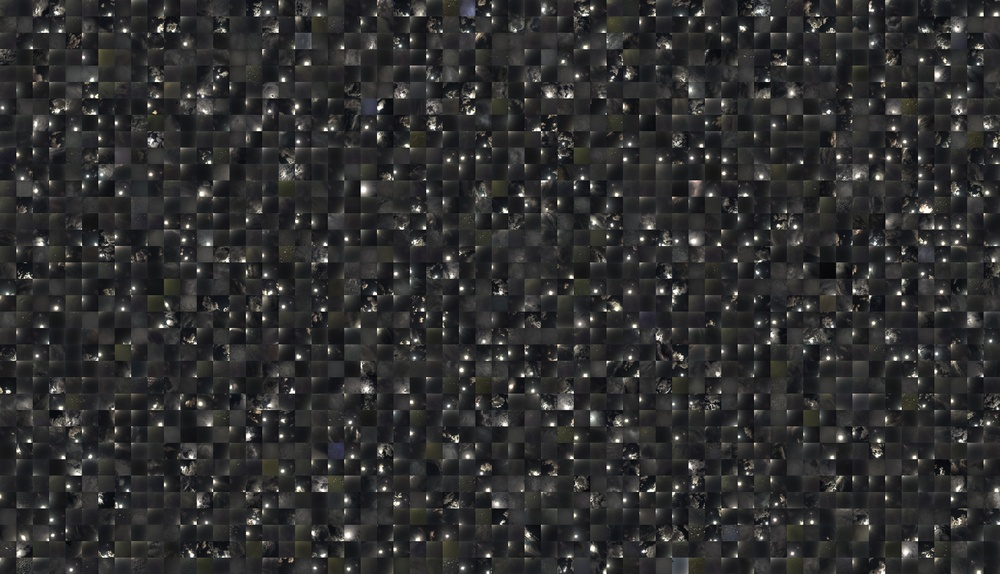
#> input picture ASC_Benchmark/asc_ai_v1_training_data_wall.jpg, 1000 x 574 px, shrunk from 4392 x 2520 before the run, given in place of Milky_Way.jpg, which was not available
$ python polish_milky_way.py
#> lines starting #> are read from the running program, lines starting #| are printed output that depends on the picture; after the words box and inside, x2 and y2 are one past the last pixel; in counts of white or black regions, pixels touching at a corner belong together; pictures that were not available may be replaced by others from this repository, and a replacement may not be noted
#> in main, bgr is the input picture: shape (574, 1000, 3); mean B, G, R 46.8, 47.1, 47.1
#| input Milky_Way.jpg (574, 1000, 3)
#!/usr/bin/env python3
"""
Polish Milky_Way into a presentation master:
  auto-crop → ABE → elongated-star rebuild → sky denoise → gentle finish
"""

from __future__ import annotations

import argparse
from pathlib import Path

import cv2
import numpy as np


def auto_crop(bgr: np.ndarray, margin: int = 24, cov: float = 0.96) -> np.ndarray:
#> called with margin = 28, cov = 0.965
    g = cv2.cvtColor(bgr, cv2.COLOR_BGR2GRAY)
    mask = (g > 14).astype(np.uint8) * 255
#> mask: shape (574, 1000); 99.6% white; black in thin lines or dots
    k = cv2.getStructuringElement(cv2.MORPH_ELLIPSE, (15, 15))
    mask = cv2.morphologyEx(mask, cv2.MORPH_OPEN, k)
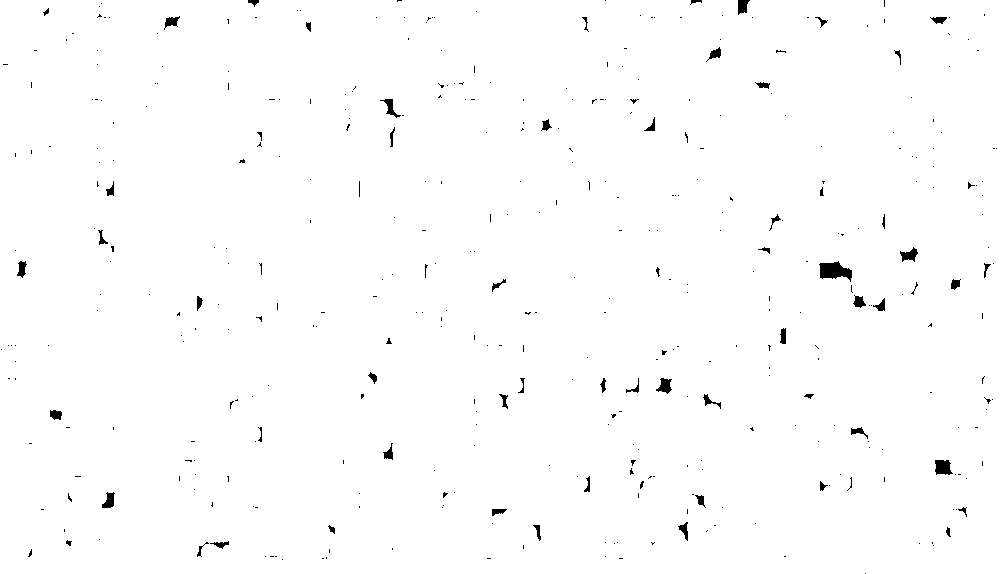
#> mask: shape (574, 1000); 99.1% white; 406 black regions (345 under 20 px), largest, box (x1, y1, x2, y2) and area: (819, 261, 852, 282) 425, (935, 460, 953, 475) 211, (656, 378, 672, 394) 150
    mask = cv2.morphologyEx(mask, cv2.MORPH_CLOSE, cv2.getStructuringElement(cv2.MORPH_ELLIPSE, (31, 31)))
#> mask: shape (574, 1000); every value is 255
    row_cov = mask.mean(axis=1) / 255.0
#> row_cov = 574 values from 1 to 1
    col_cov = mask.mean(axis=0) / 255.0
#> col_cov = 1000 values from 1 to 1
    good_rows = np.where(row_cov > cov)[0]
#> good_rows = 574 values from 0 to 573
    good_cols = np.where(col_cov > cov)[0]
#> good_cols = 1000 values from 0 to 999
    if len(good_rows) < 80 or len(good_cols) < 80:
        ys, xs = np.where(mask > 0)
        y0, y1 = int(ys.min()), int(ys.max())
        x0, x1 = int(xs.min()), int(xs.max())
    else:
        y0, y1 = int(good_rows.min()), int(good_rows.max())
#> y0 = 0; y1 = 573
        x0, x1 = int(good_cols.min()), int(good_cols.max())
#> x0 = 0; x1 = 999
    y0 += margin
#> y0 = 28
    x0 += margin
#> x0 = 28
    y1 -= margin
#> y1 = 545
    x1 -= margin
#> x1 = 971
    if y1 - y0 < 200 or x1 - x0 < 200:
        return bgr
    return bgr[y0:y1, x0:x1].copy()
#|   -> (517, 943, 3)


def star_mask(gray: np.ndarray) -> np.ndarray:
    g = gray.astype(np.float32)
#> g: shape (517, 943) float32
    blur = cv2.GaussianBlur(g, (0, 0), 1.6)
    thr = max(float(np.percentile(g, 97.0)), float(np.median(g) + 12))
#> thr = 113
    peaks = (g > blur + 5.0) & (g > thr)
#> peaks: shape (517, 943) bool; 2.7% white in thin lines or dots
    m = peaks.astype(np.uint8) * 255
#> m: shape (517, 943); 2.7% white in thin lines or dots
    m = cv2.dilate(m, cv2.getStructuringElement(cv2.MORPH_ELLIPSE, (5, 5)), 1)
#> m: shape (517, 943); 10.9% white; 791 white regions (66 under 20 px), largest, box (x1, y1, x2, y2) and area: (528, 357, 548, 384) 366, (396, 71, 416, 104) 356, (433, 55, 452, 89) 329
#|   star mask 10.95%
    return m


def extract_background(bgr: np.ndarray, stars: np.ndarray) -> np.ndarray:
    filled = cv2.inpaint(bgr, stars, 6, cv2.INPAINT_TELEA)
    # multi-scale haze / cast
    bg = cv2.GaussianBlur(filled, (0, 0), 35)
    bg = 0.55 * bg + 0.45 * cv2.GaussianBlur(filled, (0, 0), 80)
    return bg.astype(np.float32)


def subtract_background(bgr: np.ndarray, bg: np.ndarray, strength: float = 0.96) -> np.ndarray:
#> called with strength = 0.95
    img = bgr.astype(np.float32)
    gbg = cv2.cvtColor(np.clip(bg, 0, 255).astype(np.uint8), cv2.COLOR_BGR2GRAY).astype(np.float32)
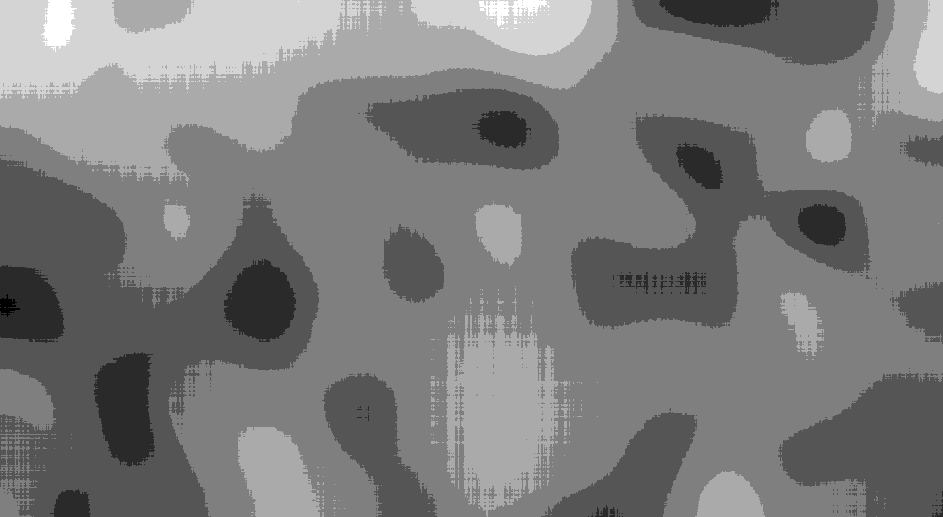
#> gbg: shape (517, 943) float32; min 39, max 45, mean 41.9; drawn with min black and max white
    pedestal = float(np.percentile(gbg, 8))
#> pedestal = 41
    out = img - strength * (bg - pedestal)
    # channel balance: push darkest sky toward neutral
    sky = out.reshape(-1, 3)
    # sample dark pixels
    lum = out.mean(axis=2)
    dark = lum < np.percentile(lum, 40)
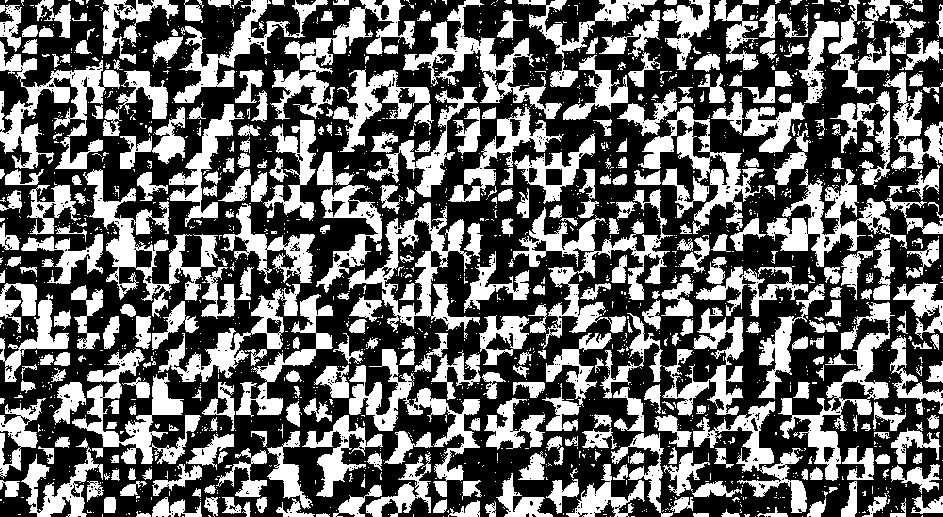
#> dark: shape (517, 943) bool; 40% white; 1820 white regions (1435 under 20 px), largest, box (x1, y1, x2, y2) and area: (513, 189, 673, 349) 5585, (0, 41, 120, 169) 5056, (83, 169, 218, 317) 4904
    if dark.sum() > 500:
        med = np.median(out[dark], axis=0)
#> med = [30.05, 28.57, 28.15]
        target = float(np.median(med))
#> target = 28.57
        out = out - (med - target)[None, None, :] * 0.85
    return np.clip(out, 0, 255)


def _gaussian_patch(h: int, w: int, cy: float, cx: float, sy: float, sx: float, amp: float) -> np.ndarray:
    yy, xx = np.mgrid[0:h, 0:w]
    g = np.exp(-0.5 * (((yy - cy) / max(sy, 0.4)) ** 2 + ((xx - cx) / max(sx, 0.4)) ** 2))
    return (amp * g).astype(np.float32)


def rebuild_elongated_stars(bgr: np.ndarray, min_area: int = 4, aspect_cut: float = 1.35) -> np.ndarray:
    """Replace elongated bright blobs with round Gaussians of similar flux."""
#> called with min_area = 4, aspect_cut = 1.35
    g = cv2.cvtColor(bgr, cv2.COLOR_BGR2GRAY).astype(np.float32)
    blur = cv2.GaussianBlur(g, (0, 0), 1.4)
    residual = g - blur
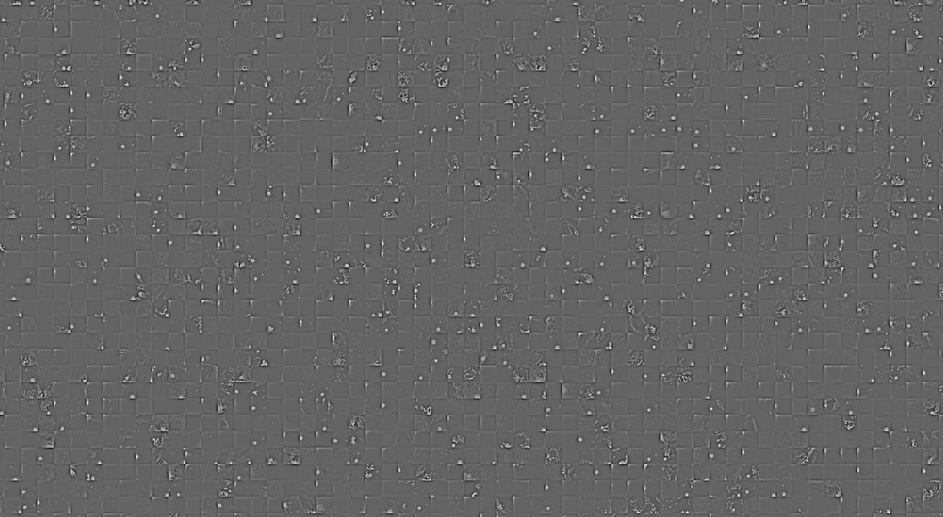
#> residual: shape (517, 943) float32; min -99.86, max 154, mean 0; drawn with min black and max white
    thr = max(4.0, float(np.percentile(residual, 99.2)))
#> thr = 59.4
    mask = (residual > thr).astype(np.uint8) * 255
#> mask: shape (517, 943); 0.8% white in thin lines or dots
    mask = cv2.morphologyEx(mask, cv2.MORPH_OPEN, np.ones((2, 2), np.uint8))
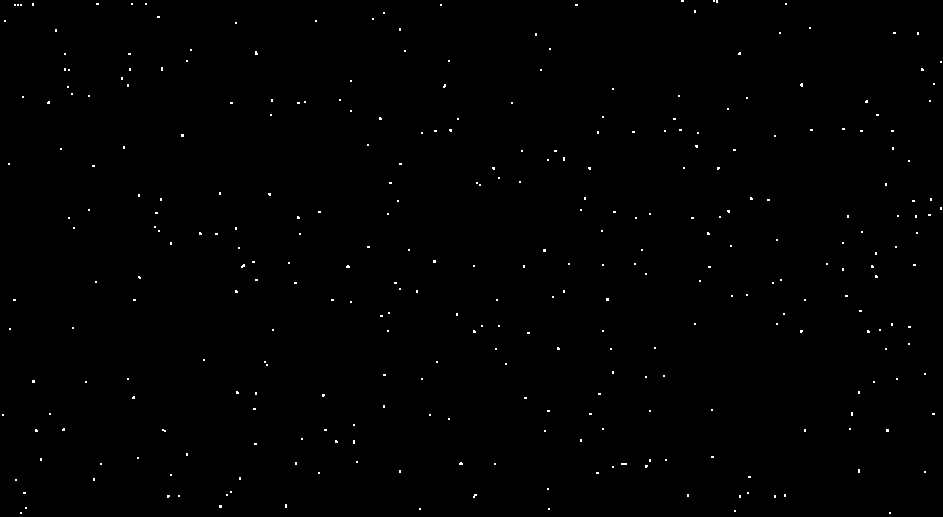
#> mask: shape (517, 943); 0.36% white in thin lines or dots
    n, labels, stats, cents = cv2.connectedComponentsWithStats(mask, connectivity=8)
#> labels: shape (517, 943) int32; 323 distinct labels, from 0 to 322
#> n = 323; stats = 323 rows, first 6: [0, 0, 943, 517, 485787], [681, 0, 3, 2, 6], [713, 0, 2, 2, 4], [716, 0, 2, 3, 6], [32, 3, 2, 3, 6], [96, 3, 3, 2, 6]; cents = 323 pairs, first value 2.5 to 940.5, second value 0.5 to 512.5
    out = bgr.astype(np.float32)
    fixed = 0
    for i in range(1, n):
        area = int(stats[i, cv2.CC_STAT_AREA])
        if area < min_area or area > 180:
            continue
        x = int(stats[i, cv2.CC_STAT_LEFT])
        y = int(stats[i, cv2.CC_STAT_TOP])
        w = int(stats[i, cv2.CC_STAT_WIDTH])
        h = int(stats[i, cv2.CC_STAT_HEIGHT])
        # pad ROI
        pad = 4
        x0 = max(0, x - pad)
        y0 = max(0, y - pad)
        x1 = min(out.shape[1], x + w + pad)
        y1 = min(out.shape[0], y + h + pad)
        roi_lab = labels[y0:y1, x0:x1] == i
        if roi_lab.sum() < min_area:
            continue
        ys, xs = np.where(roi_lab)
        cy = float(ys.mean())
        cx = float(xs.mean())
        # covariance for elongation
        yy = ys - cy
        xx = xs - cx
        cov_xx = float((xx * xx).mean()) + 1e-3
        cov_yy = float((yy * yy).mean()) + 1e-3
        cov_xy = float((xx * yy).mean())
        # eigenvalues
        tr = cov_xx + cov_yy
        det = cov_xx * cov_yy - cov_xy * cov_xy
        tmp = np.sqrt(max(tr * tr / 4 - det, 0.0))
        l1 = tr / 2 + tmp
        l2 = tr / 2 - tmp
        aspect = np.sqrt(max(l1, 1e-6) / max(l2, 1e-6))
        if aspect < aspect_cut and max(w, h) <= 6:
            continue  # already round-ish small star
        # flux / color from original residual peaks
        roi = out[y0:y1, x0:x1]
        g_roi = g[y0:y1, x0:x1]
        local_bg = float(np.median(g_roi[~roi_lab])) if (~roi_lab).any() else float(np.median(g_roi))
        peak = float(g_roi[roi_lab].max() - local_bg)
        if peak < 3:
            continue
        # remove old blob by inpainting-like fill with local background color
        bg_color = np.median(roi[~roi_lab].reshape(-1, 3), axis=0) if (~roi_lab).any() else np.median(roi.reshape(-1, 3), axis=0)
        # expand removal a bit for streaks
        rem = cv2.dilate(roi_lab.astype(np.uint8), cv2.getStructuringElement(cv2.MORPH_ELLIPSE, (3, 3)), 1).astype(bool)
        for c in range(3):
            ch = roi[:, :, c]
            ch[rem] = bg_color[c]
            roi[:, :, c] = ch
        # round sigma from geometric mean of ellipse axes
        sig = float(np.sqrt(np.sqrt(max(l1, 0.2) * max(l2, 0.2))))
        sig = float(np.clip(sig * 0.85, 0.55, 2.8))
        # color amp from original peak pixels
        peak_pix = roi_lab & (g_roi >= np.percentile(g_roi[roi_lab], 70))
        if peak_pix.any():
            amp_bgr = np.percentile(bgr[y0:y1, x0:x1][peak_pix], 90, axis=0).astype(np.float32) - bg_color
        else:
            amp_bgr = np.array([peak, peak, peak], dtype=np.float32)
        amp_bgr = np.clip(amp_bgr, 0, 255)
        patch = _gaussian_patch(y1 - y0, x1 - x0, cy, cx, sig, sig, 1.0)
        for c in range(3):
            roi[:, :, c] = np.clip(roi[:, :, c] + patch * amp_bgr[c], 0, 255)
        out[y0:y1, x0:x1] = roi
        fixed += 1
#> this loop made 322 passes
#> (area, x, y, w, h, x0, y0, x1) on passes 1, 3, 4, 5, 13, 14, 16, 22, 23, 24: (6, 681, 0, 3, 2, 677, 0, 688), (6, 716, 0, 2, 3, 712, 0, 722), (6, 32, 3, 2, 3, 28, 0, 38), (6, 96, 3, 3, 2, 92, 0, 103), (6, 575, 4, 3, 2, 571, 0, 582), (6, 694, 10, 2, 3, 690, 6, 700), (6, 157, 16, 3, 2, 153, 12, 164), (6, 55, 29, 2, 3, 51, 25, 61), (6, 399, 28, 2, 3, 395, 24, 405), (6, 535, 33, 2, 3, 531, 29, 541)
#> (area, x, y, w, h, x0, y0, x1) on passes 2, 6, 7, 8, 9, 10: (4, 713, 0, 2, 2, 709, 0, 719), (4, 131, 3, 2, 2, 127, 0, 137), (4, 145, 3, 2, 2, 141, 0, 151), (4, 785, 3, 2, 2, 781, 0, 791), (4, 14, 4, 2, 2, 10, 0, 20), (4, 17, 4, 2, 2, 13, 0, 23)
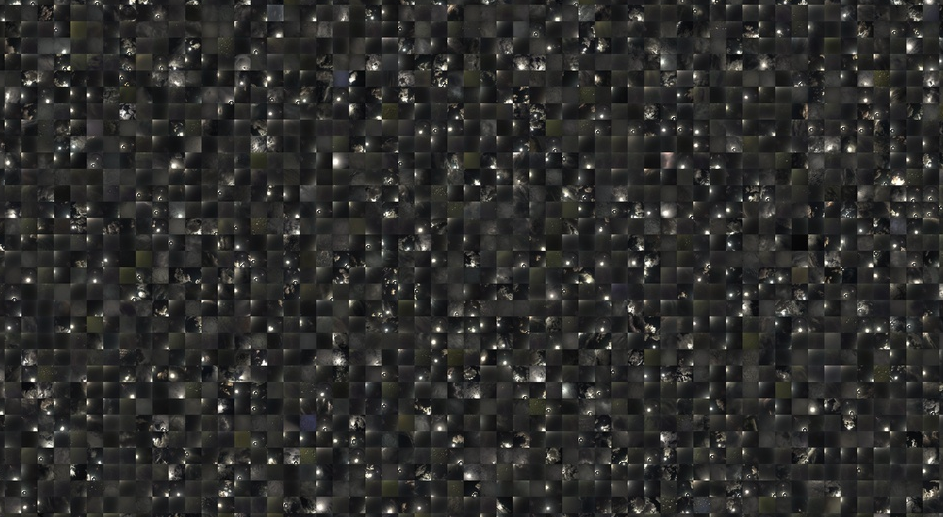
#> out: shape (517, 943, 3) float32; mean B, G, R 43.5, 45.4, 45.5
    print(f"  rebuilt {fixed} elongated stars", flush=True)
#|   rebuilt 124 elongated stars
    return np.clip(out, 0, 255).astype(np.uint8)
#> in star_mask (call 2), `peaks = (g > blur + 5.0) & (g > thr)`: peaks: shape (517, 943) bool; 2.7% white in thin lines or dots
#> in star_mask (call 2), `m = peaks.astype(np.uint8) * 255`: m: shape (517, 943); 2.7% white in thin lines or dots
#> in star_mask (call 2), `m = cv2.dilate(m, cv2.getStructuringElement(cv2.MORPH_ELLIPSE, (5, 5))..`: m: shape (517, 943); 11.5% white; 813 white regions (78 under 20 px), largest, box (x1, y1, x2, y2) and area: (528, 357, 548, 384) 372, (396, 71, 416, 105) 360, (433, 55, 452, 89) 337


def denoise_sky(bgr: np.ndarray, stars: np.ndarray) -> np.ndarray:
    den = cv2.fastNlMeansDenoisingColored(bgr, None, 8, 8, 7, 21)
    den = cv2.bilateralFilter(den, 9, 35, 9)
    # extra low-frequency blotch smooth on non-star areas
    soft = cv2.GaussianBlur(den, (0, 0), 2.2)
    star_w = cv2.GaussianBlur(stars, (0, 0), 2.0).astype(np.float32) / 255.0
    star_w = np.clip(star_w * 1.4, 0, 1)[..., None]
#> star_w: shape (517, 943, 1) float32
    # protect MW structure a bit: keep midtones less smoothed
    g = cv2.cvtColor(bgr, cv2.COLOR_BGR2GRAY).astype(np.float32)
    mw = (g > np.percentile(g, 55)).astype(np.float32)
#> mw: shape (517, 943) float32; values 0 (black) and 1 (white), 45% white; 1358 white regions (1098 under 20 px), largest, box (x1, y1, x2, y2) and area: (0, 0, 660, 517) 65304, (103, 0, 366, 284) 13104, (708, 23, 939, 234) 11114
    mw = cv2.GaussianBlur(mw, (0, 0), 6)[..., None]
#> mw: shape (517, 943, 1) float32
    protect = np.clip(star_w + 0.45 * mw, 0, 1)
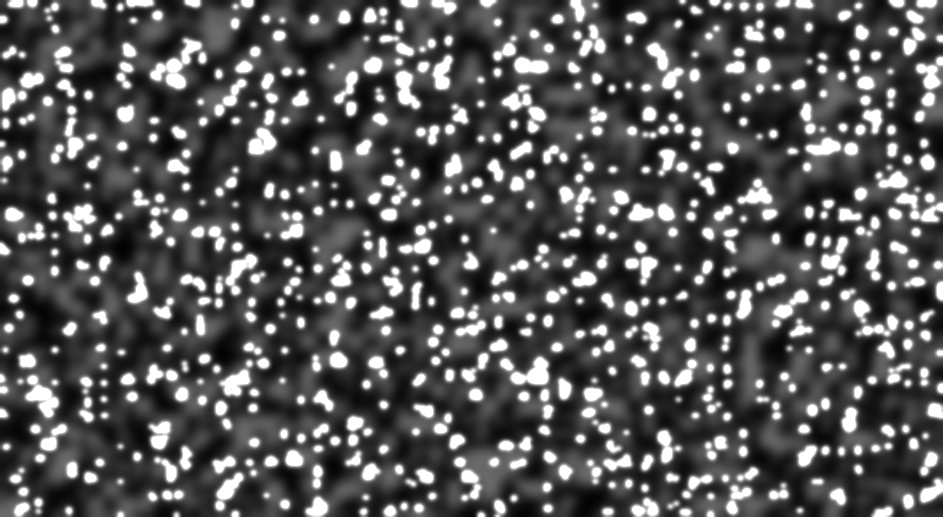
#> protect: shape (517, 943, 1) float32; min 0.00844, max 1, mean 0.338
    src = bgr.astype(np.float32)
    base = den.astype(np.float32)
    blotch = soft.astype(np.float32)
    sky = blotch * (1 - 0.55) + base * 0.55
    out = src * protect + sky * (1 - protect)
    return np.clip(out, 0, 255).astype(np.uint8)


def finish(bgr: np.ndarray) -> np.ndarray:
    img = bgr.astype(np.float32) / 255.0
    g = cv2.cvtColor(bgr, cv2.COLOR_BGR2GRAY).astype(np.float32) / 255.0
    lo = float(np.percentile(g, 1.5))
    hi = float(np.percentile(g, 99.5))
    img = np.clip((img - lo) / (hi - lo + 1e-6), 0, 1)
    # soft S-curve: darker sky, brighter MW
    x = img
    img = np.clip(1.05 * (x - 0.08) / (1.0 + 0.9 * (x - 0.08)), 0, 1)
    img = np.power(np.clip(img, 0, 1), 0.93)

    u8 = (img * 255).astype(np.uint8)
    lab = cv2.cvtColor(u8, cv2.COLOR_BGR2LAB)
    L, A, B = cv2.split(lab)
    # mild local contrast only on L
    clahe = cv2.createCLAHE(clipLimit=1.05, tileGridSize=(12, 12))
    L = clahe.apply(L)
    A = np.clip(128 + (A.astype(np.float32) - 128) * 0.78, 0, 255).astype(np.uint8)
    B = np.clip(128 + (B.astype(np.float32) - 128) * 0.72, 0, 255).astype(np.uint8)
    out = cv2.cvtColor(cv2.merge([L, A, B]), cv2.COLOR_LAB2BGR)

    # cool/neutral deepest sky
    g2 = cv2.cvtColor(out, cv2.COLOR_BGR2GRAY).astype(np.float32)
    sky = (g2 < np.percentile(g2, 45)).astype(np.float32)
    sky = cv2.GaussianBlur(sky, (0, 0), 10)[..., None]
    f = out.astype(np.float32)
    f[:, :, 0] = np.clip(f[:, :, 0] + 4.0 * sky[:, :, 0], 0, 255)
    f[:, :, 1] = np.clip(f[:, :, 1] - 3.0 * sky[:, :, 0], 0, 255)
    f[:, :, 2] = np.clip(f[:, :, 2] - 2.0 * sky[:, :, 0], 0, 255)

    # light sharpen of star cores only
    blur = cv2.GaussianBlur(f, (0, 0), 1.0)
    sharp = np.clip(f * 1.18 - blur * 0.18, 0, 255)
    return sharp.astype(np.uint8)


def main() -> None:
    ap = argparse.ArgumentParser()
    ap.add_argument(
        "--input",
        type=Path,
        default=Path(__file__).resolve().parent / "Milky_Way.tiff",
    )
    ap.add_argument(
        "--output",
        type=Path,
        default=Path(__file__).resolve().parent / "Milky_Way_final.jpg",
    )
    args = ap.parse_args()

    src = args.input
    if not src.exists():
        src = args.input.with_suffix(".jpg")
    bgr = cv2.imread(str(src), cv2.IMREAD_COLOR)
    if bgr is None:
        raise SystemExit(f"cannot read {src}")
    print(f"input {src.name} {bgr.shape}", flush=True)

    print("auto-crop...", flush=True)
    cropped = auto_crop(bgr, margin=28, cov=0.965)
    print(f"  -> {cropped.shape}", flush=True)

    stars = star_mask(cv2.cvtColor(cropped, cv2.COLOR_BGR2GRAY))
    print(f"  star mask {100 * stars.mean() / 255:.2f}%", flush=True)

    print("background extraction...", flush=True)
    bg = extract_background(cropped, stars)
    flat = subtract_background(cropped, bg, strength=0.95)
    flat_u8 = flat.astype(np.uint8)

    print("rebuild elongated stars...", flush=True)
    starred = rebuild_elongated_stars(flat_u8)

    print("denoise sky...", flush=True)
    stars2 = star_mask(cv2.cvtColor(starred, cv2.COLOR_BGR2GRAY))
    den = denoise_sky(starred, stars2)

    print("finish...", flush=True)
    final = finish(den)
    final = final[6:-6, 6:-6]

    out_jpg = args.output
    out_tiff = args.output.with_suffix(".tiff")
    cv2.imwrite(str(out_jpg), final, [int(cv2.IMWRITE_JPEG_QUALITY), 97])
    cv2.imwrite(str(out_tiff), final)
    cv2.imwrite("/tmp/mw_final_preview.jpg", final, [int(cv2.IMWRITE_JPEG_QUALITY), 93])
    diag = args.output.parent / "diagnostics_final"
    diag.mkdir(exist_ok=True)
    cv2.imwrite(str(diag / "crop.jpg"), cropped)
    cv2.imwrite(str(diag / "background.jpg"), np.clip(bg, 0, 255).astype(np.uint8))
    cv2.imwrite(str(diag / "flat.jpg"), flat_u8)
    cv2.imwrite(str(diag / "stars_rebuilt.jpg"), starred)
    # detail crop
    H, W = final.shape[:2]
    detail = final[H // 3 : H // 3 + 360, W // 3 : W // 3 + 540]
    cv2.imwrite("/tmp/mw_final_detail.jpg", detail)
    print(f"DONE -> {out_jpg} ({final.shape[1]}x{final.shape[0]})", flush=True)
#| DONE -> Night Monitor/Milky_Way_final.jpg (931x505)


if __name__ == "__main__":
    main()
